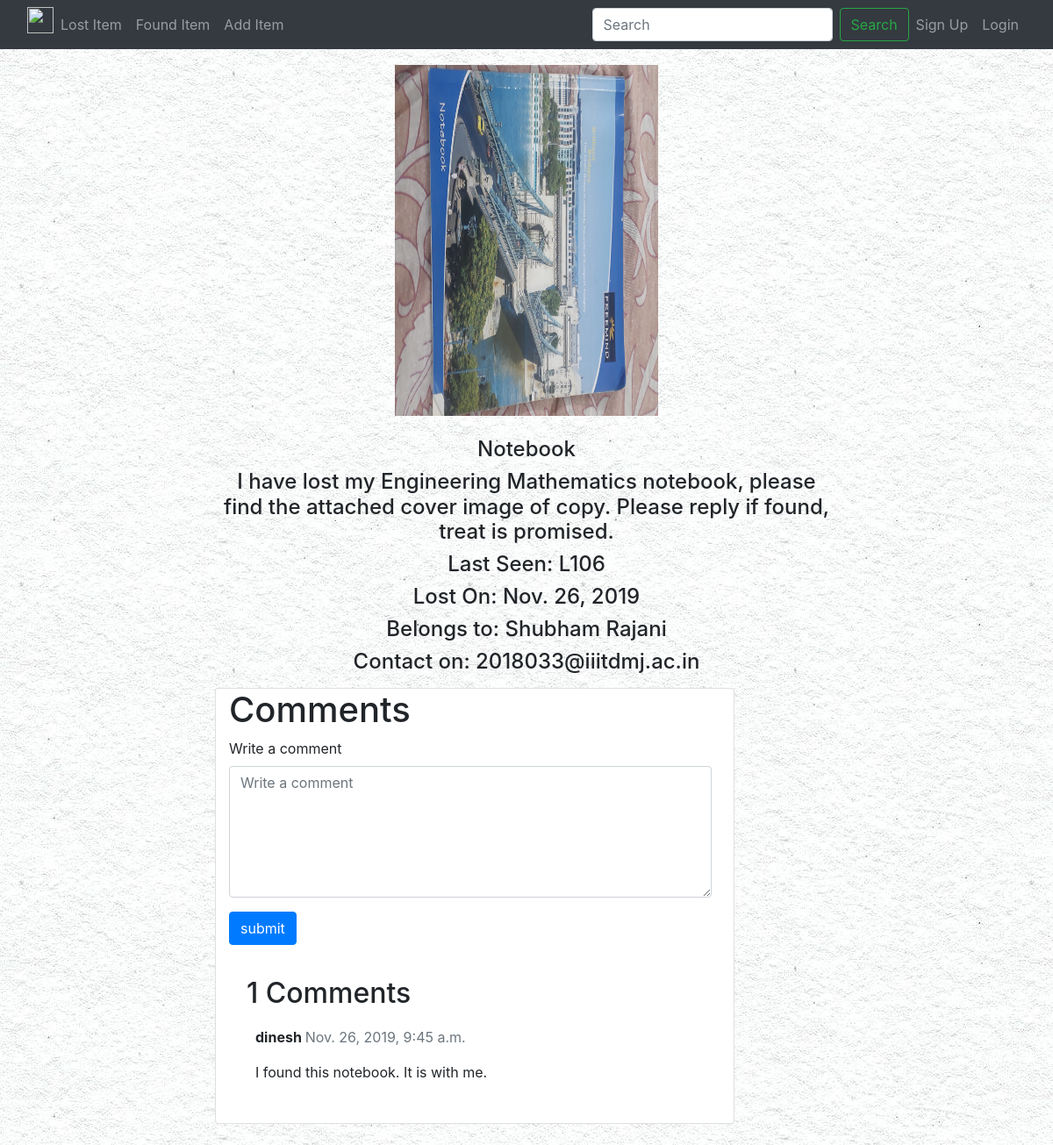
/item/details/11, run on the app's committed database.
### item/models.py (models this page shows, shortened)
class item(models.Model):
    user = models.ForeignKey(User, on_delete=models.CASCADE, related_name='items')
    item_name = models.CharField(max_length=128,null=False)
    item_image = models.ImageField(upload_to='item_image/',blank=True,null=True,default='/item_image/default.png')
    item_description = models.CharField(max_length=256,blank=False)
    item_date = models.DateField()
    item_status_choices = (('L','LOST'),('F','FOUND'))
    item_status = models.CharField(max_length=1,choices=item_status_choices)
    item_last_place_seen = models.CharField(max_length=256,blank=False)

class comments(models.Model):
    user = models.ForeignKey(User, on_delete=models.CASCADE, related_name='user_comments')
    comment_item = models.ForeignKey(item, on_delete=models.CASCADE, related_name='item_comments')
    commented_on = models.DateTimeField(auto_now_add = True)
    body = models.TextField()
    class Meta:
        ordering = ['-commented_on']

### item/views.py (the view, shortened to what this page needs)
# urls.py: path('details/<int:item_id>', views.item_details, name='details'),
def item_details(request, item_id):
    Item = get_object_or_404(item, pk=item_id)
    return render(request, 'details.html', {'item':Item, 'comments':Item.item_comments.all(), 'form': CommentForm})

### templates/details.html (shortened to what this page needs)
{% extends "base.html" %}
{% load bootstrap3 %}
{% load static from staticfiles %}
{% block content %}
<div class="container">
  <div class="container col-8">
    <br>
    <center><img width="300" height="400" src="{{ item.item_image.url }}" alt=""></center><br>
    <h4 style="text-align: center;">{{ item.item_name }}</h4>
    <h4 style="text-align: center;">{{ item.item_description }}</h4>
    {% if item.item_status == 'L' %}
      <h4 style="text-align: center;">Last Seen: {{ item.item_last_place_seen }}</h4>
      <h4 style="text-align: center;">Lost On: {{ item.item_date }}</h4>
      <h4 style="text-align: center;">Belongs to: {{ item.user.first_name }} {{ item.user.last_name }}</h4>
      <h4 style="text-align: center;">Contact on: {{ item.user.email }}</h4>
    {% endif %}
<div class="col-md-10 card mb-4  mt-3 ">
  <h1>Comments</h1>
      <form method="post">
        {% bootstrap_form form %}
        <input type="submit" class="btn btn-primary" value="submit">
      </form>
      <div class="card-body">
        <h2>{{ comments.count }} Comments</h2>
        {% for comment in comments %}
          <div class="comments" style="padding: 10px;">
            <p class="font-weight-bold">
              {{ comment.user }}
              <span class=" text-muted font-weight-normal">
                {{ comment.commented_on }}
              </span>
            </p>
            {{ comment.body | linebreaks }}
          </div>
        {% endfor %}
      </div>
  </div>
</div>
</div>
{% endblock content%}

### LOST_FOUND/static/css/style.css (style rules this page uses)
body { background: white url("background.jpg"); padding-top: 50px; }
#id_body { width: 550px; height: 150px; }

### data on the page
item: item_image (picture), item_name "Notebook", item_description "I have lost my Engineering Mathematics notebook, please find the attached cover image of copy. Please reply if found, treat is promised.", item_last_place_seen "L106", item_date "Nov. 26, 2019", user.first_name "Shubham", user.last_name "Rajani", user.email "2018033@iiitdmj.ac.in", count "1"
comments: user "dinesh", commented_on "Nov. 26, 2019, 9:45 a.m.", body "I found this notebook. It is with me."
